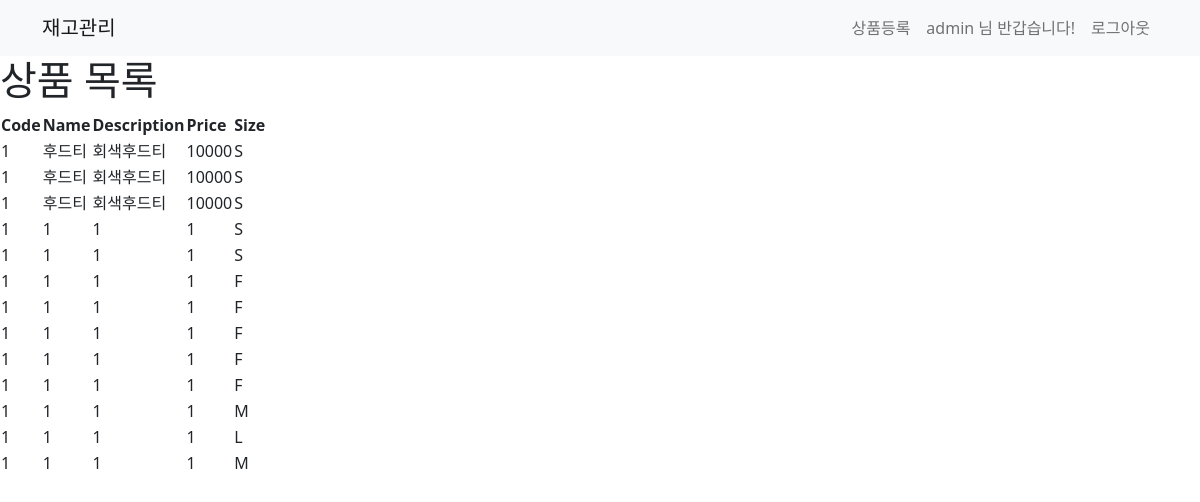
Before: /product-list/ (signed in) with the older database file.
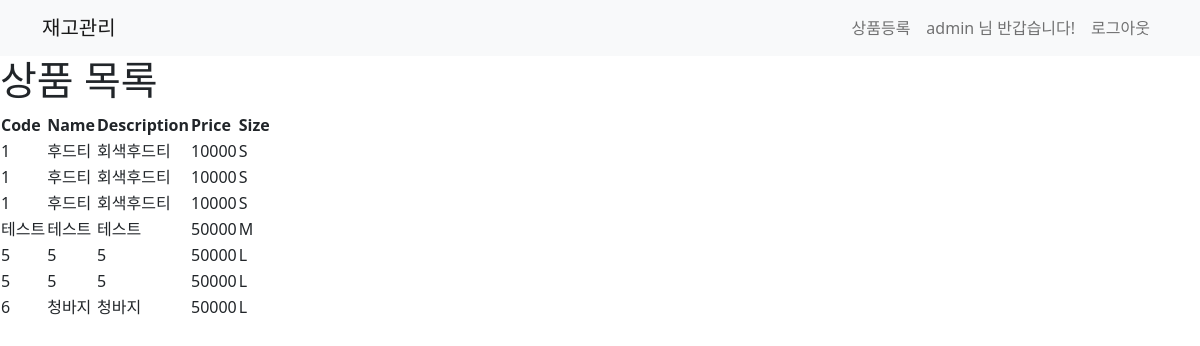
After: the same page with the newer database file.
### erp/models.py (models this page shows, shortened)
class Product(models.Model):
    code = models.CharField(max_length=20)
    name = models.CharField(max_length=100)
    description = models.TextField()
    price = models.IntegerField()
    sizes = (
        ('S', 'Small'),
        ('M', 'Medium'),
        ('L', 'Large'),
        ('F', 'Free'),
    )
    size = models.CharField(choices=sizes, max_length=1)

### erp/views.py (the view)
# urls.py: path('product-list/', views.product_list, name='product-list'),
@login_required
def product_list(request):
    products = Product.objects.all()
    return render(request, 'erp/product_list.html', {'products': products})

### templates/erp/product_list.html (shortened to what this page needs)
{% extends 'base.html' %}
{% block content %}
<!DOCTYPE html>
<html>
<head>
</head>
<body>
	<h1>상품 목록</h1>
	<table>
		<tr>
			<th>Code</th>
			<th>Name</th>
			<th>Description</th>
			<th>Price</th>
			<th>Size</th>
		</tr>
		{% for product in products %}
		<tr>
			<td>{{ product.code }}</td>
			<td>{{ product.name }}</td>
			<td>{{ product.description }}</td>
			<td>{{ product.price }}</td>
			<td>{{ product.size }}</td>
		</tr>
		{% endfor %}
	</table>
</body>
</html>
{% endblock %}

### templates/base.html (shortened to what this page needs)
<!DOCTYPE html>
<html lang="en">
<head>
    <link href="https://cdn.jsdelivr.net/npm/bootstrap@5.0.0-beta3/dist/css/bootstrap.min.css" rel="stylesheet"
>
</head>
<body>
<nav class="navbar navbar-expand-lg navbar-light bg-light">
    <div class="container">
        <a class="navbar-brand" href="/">재고관리</a>
        <form class="form-inline my-2 my-lg-0">
            {% if not user.is_authenticated %}
            <ul class="navbar-nav mr-auto">
                <li class="nav-item active">
                    <a class="nav-link" href="/signin"> Sign In <span class="sr-only"></span></a>
                </li>
                <li class="nav-item active">
                    <a class="nav-link" href="/signup"> Sign Up <span class="sr-only"></span></a>
                </li>
            </ul>
            {% else %}
            <ul class="navbar-nav mr-auto">
                {% if request.path == '/product-list/' %}
                    <li class="nav-item active">
                        <a class="nav-link" href="{% url 'product-create' %}"> 상품등록 </a>
                    </li>
                {% else %}
                    <li class="nav-item active">
                        <a class="nav-link" href="{% url 'product-list' %}"> 상품목록 </a>
                    </li>
                {% endif %}
                <li class="nav-item disabled">
                    <span class="nav-link">
                        {{ user.username }} 님 반갑습니다!
                    </span>
                </li>
                <li class="nav-item active">
                    <a class="nav-link" href="{% url 'logout' %}"> 로그아웃 </a>
                </li>
            </ul>
            {% endif %}
        </form>
    </div>
</nav>
{% block content %}
{% endblock %}
</body>
</html>

Changed rows visible on the page:
removed Product: code "1", name "1", description "1", price "1", size "S"
removed Product: code "1", name "1", description "1", price "1", size "S"
removed Product: code "1", name "1", description "1", price "1", size "F"
removed Product: code "1", name "1", description "1", price "1", size "F"
removed Product: code "1", name "1", description "1", price "1", size "F"
removed Product: code "1", name "1", description "1", price "1", size "F"
removed Product: code "1", name "1", description "1", price "1", size "F"
removed Product: code "1", name "1", description "1", price "1", size "M"
removed Product: code "1", name "1", description "1", price "1", size "L"
removed Product: code "1", name "1", description "1", price "1", size "M"
added Product: code "테스트", name "테스트", description "테스트", price "50000", size "M"
added Product: code "5", name "5", description "5", price "50000", size "L"
added Product: code "5", name "5", description "5", price "50000", size "L"
added Product: code "6", name "청바지", description "청바지", price "50000", size "L"
